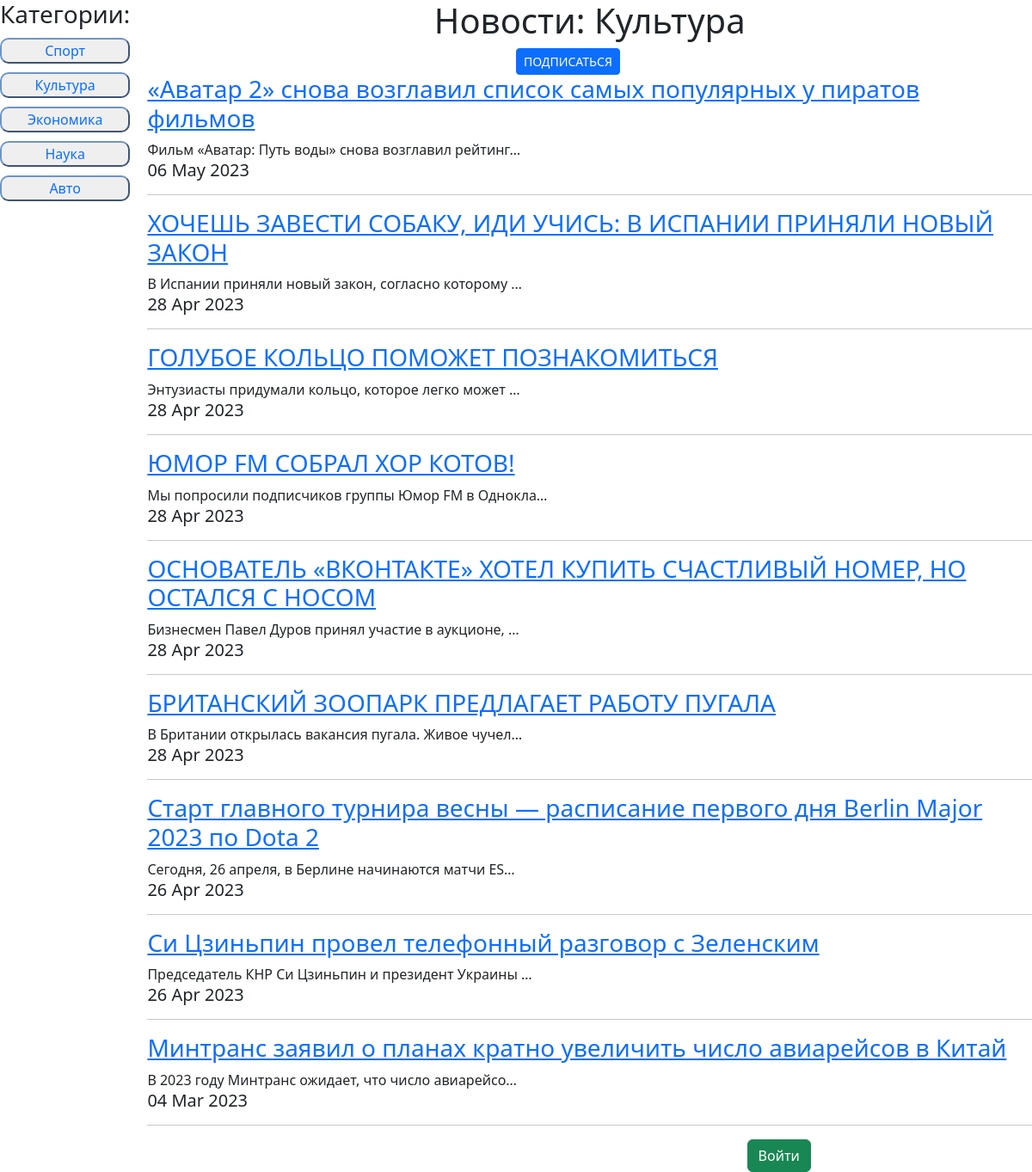
The page /news/category/2/ on the database its author committed.
### news/models.py (models this page shows, shortened)
class Category(models.Model):
	new_category = models.CharField(max_length = 100, unique = True)
	def __str__(self):
		return f'{self.new_category}'

class Post(models.Model):
	POST_TYPE = [('AR', 'Статья'), ('NW', 'Новость')]
	author = models.ForeignKey(Author, on_delete = models.CASCADE)
	post_type = models.CharField(max_length = 2, choices = POST_TYPE, default = 'AR')
	time_create = models.DateTimeField(auto_now_add = True)
	title = models.CharField(max_length = 255)
	text = models.TextField()
	rating = models.IntegerField(default = 0)
	categories = models.ManyToManyField(Category, through='PostCategory')

### news/views.py (the view)
# urls.py: path('', cache_page(60*5)(PostsList.as_view()), name=''),
class PostsList(ListView):
    model = Post
    template_name ='news.html'
    context_object_name = 'news'
    paginate_by = 10
    def get_queryset(self):
        if len(self.kwargs):
            category = Category.objects.get(id=self.kwargs['category_id'])
            queryset = Post.objects.filter(categories=category).order_by('-time_create')
        else:
            queryset = Post.objects.order_by('-time_create')
        return queryset
    def get_context_data(self, **kwargs):
        user = self.request.user
        context = super().get_context_data(**kwargs)
        context['is_author'] = user.groups.filter(name = 'Authors').exists()
        context['categories'] = Category.objects.all()
        if len(self.kwargs):
            context['category_name'] = Category.objects.get(id=self.kwargs['category_id'])
            if user.is_authenticated:
                context['user_subsсribed'] = user.subscribers_set.filter(news_category__new_category=context['category_name'])
        return context

### news/templatetags/custom_filters.py (called while the page is built)
@register.filter(name='censor')
def censor(text):
    bad_words = ('Теперь', 'нового', 'вышло')
    for word in bad_words:
        if word in text:
            text = text.replace(word, '*****')
    return text

### news/templates/news.html (shortened to what this page needs)
{% extends 'default.html' %}
{% load custom_filters %}
{% load static %}
{% block css %}
    <link href="{% static '/news/style.css' %}" rel="stylesheet">
    <link href="{% static '/bootstrap/bootstrap.min.css' %}" rel="stylesheet">
{% endblock css %}
{% block content %}
    <div class="conteiner">
        {% load cache %}
        {% cache 1800 categories_list_cash %}
        <div class="item sidebar">
            <h3>Категории:</h3>
            <ul>
                {% for category in categories %}
            <li><button id="category_buttons">
                <a class="a_cat_filter" href="{% url 'category_filter' category.id %}">{{ category }}</a>
            </button></li>
                {% endfor %}
            </ul>
        </div>
        {% endcache %}
    <div class="item content">
    {% if not category_name %}
        <h1 id="count_cat_news">Новости по всем категориям</h1>
    {% else %}
        <h1 id="count_cat_news">Новости: {{ category_name }}</h1>
        <div class="d-grid gap-2 col-2 mx-auto">
            {% if not user_subsсribed %}
                <a href="{% url 'subscribe' %}?category_name={{ category_name }}"><button type="button" class="btn btn-primary btn-sm">ПОДПИСАТЬСЯ</button></a>
            {% else %}
                <button type="button" class="btn btn-primary btn-sm">ВЫ ПОДПИСАНЫ</button>
            {% endif %}
        </div>
    {% endif %}
{% for onenews in news%}
    <a href="{% url 'post_detail' onenews.id %}"><h3>{{onenews.title|censor}}</h3></a>
    {{onenews.text|truncatechars:50|censor}}
    <h5>{{onenews.time_create|date:'d M Y'}}</h5>
<hr>
{% endfor %}
    <div style="width: 50%; margin: 10px 25% 50px 25%">
        {% if user.is_authenticated %}
                <a href="{% url 'logout' %}" style="float: right; text-decoration: none"><button type="button" style="float: right" class="btn btn-success">Выйти</button></a>
        {% else %}
                <a href="/accounts/login/?next=/"><button style="float: right" class="btn btn-success">Войти</button></a>
        {% endif %}
    </div>
    </div>
    </div>
{% endblock content %}

### static/news/style.css (style rules this page uses)
.conteiner { grid-template-areas: 'sidebar content'; display: grid; grid-template-columns: 1fr 8fr; grid-column-gap: 20px; }
.sidebar { grid-area: sidebar; text-align: center; list-style-type: none; }
.content { grid-area: content; }
ul { display: contents; }
#category_buttons { width: 100%; border-radius: 10px; border-color: #6f94c6; }
.a_cat_filter { text-decoration: none; }
li { margin-top: 10px; }
#count_cat_news { text-align: center; }

### rows shown on the page
Category: new_category "Спорт"
Category: new_category "Культура"
Category: new_category "Экономика"
Category: new_category "Наука"
Category: new_category "Авто"
Post: title|censor "«Аватар 2» снова возглавил список самых популярных у пиратов фильмов", text|censor "Фильм «Аватар: Путь воды» снова возглавил рейтинг…", time_create "06 May 2023"
Post: title|censor "ХОЧЕШЬ ЗАВЕСТИ СОБАКУ, ИДИ УЧИСЬ: В ИСПАНИИ ПРИНЯЛИ НОВЫЙ ЗАКОН", text|censor "В Испании приняли новый закон, согласно которому …", time_create "28 Apr 2023"
Post: title|censor "ГОЛУБОЕ КОЛЬЦО ПОМОЖЕТ ПОЗНАКОМИТЬСЯ", text|censor "Энтузиасты придумали кольцо, которое легко может …", time_create "28 Apr 2023"
Post: title|censor "ЮМОР FM СОБРАЛ ХОР КОТОВ!", text|censor "Мы попросили подписчиков группы Юмор FM в Однокла…", time_create "28 Apr 2023"
Post: title|censor "ОСНОВАТЕЛЬ «ВКОНТАКТЕ» ХОТЕЛ КУПИТЬ СЧАСТЛИВЫЙ НОМЕР, НО ОСТАЛСЯ С НОСОМ", text|censor "Бизнесмен Павел Дуров принял участие в аукционе, …", time_create "28 Apr 2023"
Post: title|censor "БРИТАНСКИЙ ЗООПАРК ПРЕДЛАГАЕТ РАБОТУ ПУГАЛА", text|censor "В Британии открылась вакансия пугала. Живое чучел…", time_create "28 Apr 2023"
Post: title|censor "Старт главного турнира весны — расписание первого дня Berlin Major 2023 по Dota 2", text|censor "Сегодня, 26 апреля, в Берлине начинаются матчи ES…", time_create "26 Apr 2023"
Post: title|censor "Си Цзиньпин провел телефонный разговор с Зеленским", text|censor "Председатель КНР Си Цзиньпин и президент Украины …", time_create "26 Apr 2023"
Post: title|censor "Минтранс заявил о планах кратно увеличить число авиарейсов в Китай", text|censor "В 2023 году Минтранс ожидает, что число авиарейсо…", time_create "04 Mar 2023"
